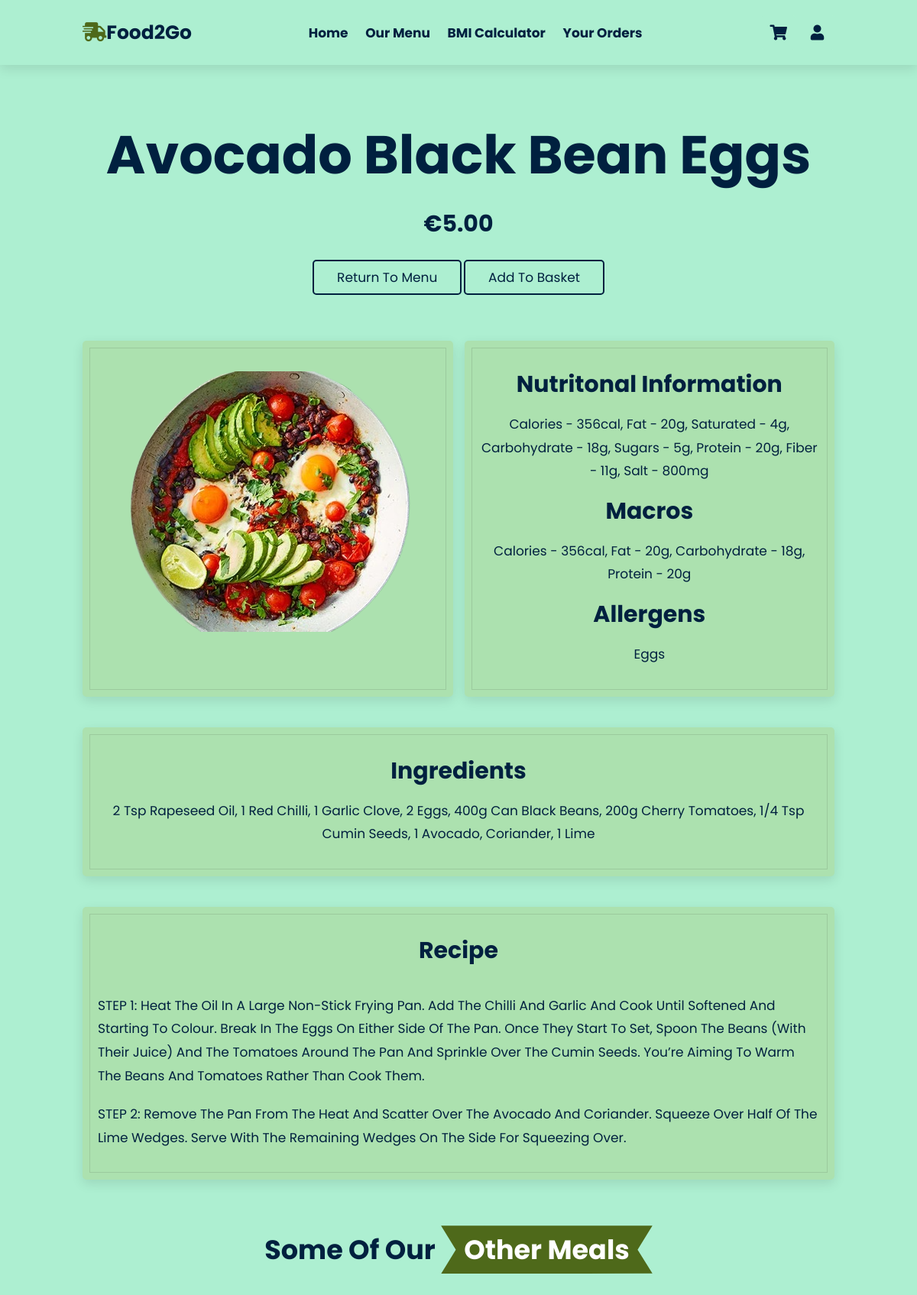
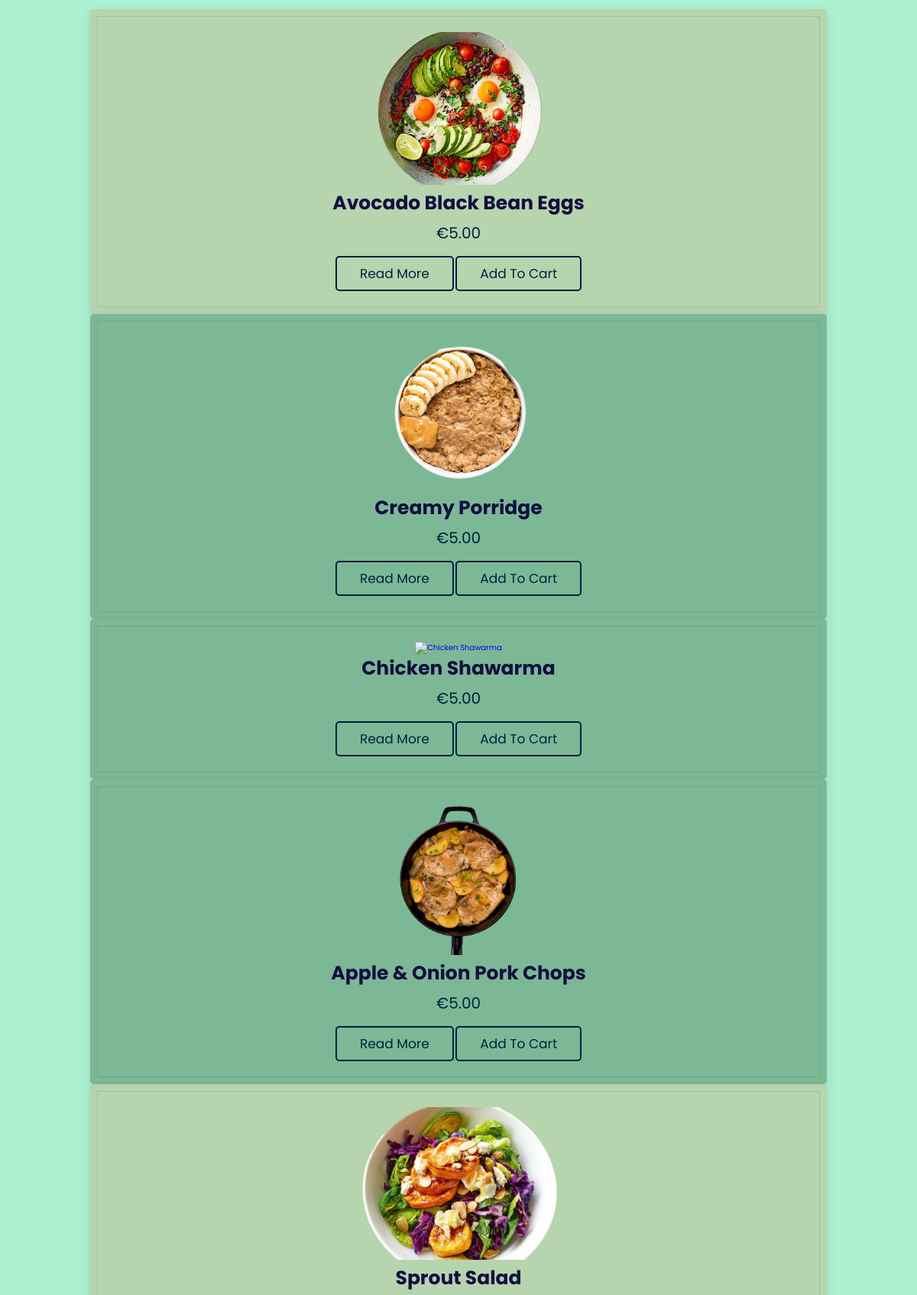
Page /products/8 (upper part) on the committed database (2 pictures, top to bottom).
### f2gshop/models.py (models this page shows)
class Product(models.Model):
    id = models.AutoField(primary_key=True)
    name = models.CharField(max_length=200, null=False)
    description = models.TextField(null=True)
    ingredients = models.TextField(null=True)
    nutritional_information = models.TextField(null=True)
    macros = models.TextField(null=True)
    allergens = models.TextField(null=True)
    recipe = models.TextField(null=True)
    price = models.DecimalField(max_digits=6 , decimal_places=2, default=0.0) # 9999.99
    image = models.FileField(upload_to='products', null=True)

### f2gshop/views.py (the view)
# urls.py: path('products/<int:prodid>', views.foodproducts, name = "foodproducts"),
def foodproducts(request, prodid):
    product = Product.objects.get(id=prodid)
    recipe_steps = product.recipe.split("=")
    return render(request, 'foodproducts.html', {'product': product, 'recipe_steps': recipe_steps})

### f2gshop/templates/foodproducts.html (shortened to what this page needs)
{% load static %}
<!DOCTYPE html>
<html lang="en">
<head>
    <link rel="stylesheet" href="https://unpkg.com/swiper@7/swiper-bundle.min.css" />
    <link rel="stylesheet" href="https://cdnjs.cloudflare.com/ajax/libs/font-awesome/5.15.4/css/all.min.css">
    <link rel="stylesheet" href="{% static 'css/foodproducts.css' %}">
</head>
<body>
    <header class="header">
        <a href="/" class="logo"><i class="fas fa-shipping-fast"></i>Food2Go</a>
        <nav class="navbar">
            <a href="/">home</a>
            <a href="/ourmenu">our menu</a>
            <a href="/bmi">BMI calculator</a>
            <a href="/previous_orders">your orders</a>
        </nav>
        <div class="icons">
            <div class="fas fa-shopping-cart" id="cart-btn"></div>
            <div class="fas fa-user" id="login-btn"></div>
        </div>
    </header>
    <section class="home" id="home">
        <div class="content">
            <h3>{{product.name}}</h3>
            <p style="font-size:3rem; font-weight:bold;">€{{product.price}}</p>
            <a href="/ourmenu" class="btn">Return to Menu</a>
            <a href="/addbasket/{{product.id}}" class="btn">Add to basket</a>
        </div>
    </section>
    <section class="fooditem" id="fooditem">
        <div class="box-container">
            <div class="box">
                <img src="{{product.image.url}}" />
            </div>
            <div class="box1">
                <h3>Nutritonal Information</h3>
                <p>{{product.nutritional_information}}</p>
                <h3>Macros</h3>
                <p>{{product.macros}}</p>
                <h3>Allergens</h3>
                <p>{{product.allergens}}</p>
            </div>
        </div>
    </section>
    <section class="fooditem" id="fooditem">
        <div class="box-container">
            <div class="box">
                <h3>Ingredients</h3>
                <p>{{product.ingredients}}</p>
            </div>
        </div>
    </section>
    <section class="fooditem" id="fooditem">
         <div class="box-container">
            <div class="box">
                <h3>Recipe</h3>
                {% for step in recipe_steps %}
                <ol>{{ step }}</ol>
                {% endfor %}
            </div>
        </div>
    </section>
    <section class="products" id="products">
        <h1 class="heading"> some of our <span>other meals</span> </h1>
        <div class="swiper product-slider">
            <div class="swiper-wrapper">
                <div class="swiper-slide box" style="background: #b6d4ae">
                    <a href="/products/8"><img src="{% static 'img/avocado_blackbean_eggs.png' %}" alt="Avocado & Black Bean Eggs"></a>
                    <h3>Avocado Black Bean Eggs</h3>
                    <p style="font-size: 2rem; color:#00203fff; padding:.5rem 0;">€{{product.price}}</p>
                    <a href="/products/8" class="btn">read more</a>
                    <a href="/addbasket/{{8}}" class="btn">add to cart</a>
                </div>
                <div class="swiper-slide box" style="background: #7cb896;">
                    <a href="/products/11"><img src="{% static 'img/Creamy-Oatmeal-Porridge-with-Banana-and-Peanut-Butter.png' %}" alt="Creamy Porridge"></a>
                    <h3>Creamy Porridge</h3>
                    <p style="font-size: 2rem; color:#00203fff; padding:.5rem 0;">€{{product.price}}</p>
                    <a href="/products/11" class="btn">read more</a>
                    <a href="/addbasket/{{11}}" class="btn">add to cart</a>
                </div>
                <div class="swiper-slide box" style="background: #7cb896;">
                    <a href="/products/24"><img src="{% static 'img/Chicken-Shawarma-Salad.png' %}" alt="Chicken Shawarma"></a>
                    <h3>Chicken Shawarma</h3>
                    <p style="font-size: 2rem; color:#00203fff; padding:.5rem 0;">€{{product.price}}</p>
                    <a href="/products/24" class="btn">read more</a>
                    <a href="/addbasket/{{24}}" class="btn">add to cart</a>
                </div>
                <div class="swiper-slide box" style="background: #7cb896;">
                    <a href="/products/34"><img src="{% static 'img/appleporkchops.png' %}" alt="Apple & Onion Pork Chops"></a>
                    <h3>Apple & Onion Pork Chops</h3>
                    <p style="font-size: 2rem; color:#00203fff; padding:.5rem 0;">€{{product.price}}</p>
                    <a href="/products/34" class="btn">read more</a>
                    <a href="/addbasket/{{34}}" class="btn">add to cart</a>
                </div>
                <div class="swiper-slide box" style="background: #b6d4ae">
                    <a href="/products/17"><img src="{% static 'img/honeyed-sweet-potato-almond-and-sprout-salad.png' %}" alt="Sprout Salad"></a>
                    <h3>Sprout Salad</h3>
                </div>
            </div>
        </div>
    </section>
</body>
</html>

### f2gshop/static/css/foodproducts.css (style rules this page uses)
:root { --black:#130f40; --mint: #adefd1ff; --dark-green:#4e691a; --dark-blue:#00203fff ; --box-shadow:0 .5rem 1.5rem rgba(0,0,0,.1); --border:.2rem solid rgba(0,0,0,.1); --outline:.1rem solid rgba(0,0,0,.1); --outline-hover:.2rem solid var(--black); }
* { font-family: 'Poppins', sans-serif; margin:0; padding:0; box-sizing: border-box; outline: none; border:none; text-decoration: none; text-transform: capitalize; transition: all .2s linear; }
html { font-size: 62.5%; overflow-x: hidden; scroll-behavior: smooth; scroll-padding-top: 7rem; }
body { background:var(--mint); }
section { padding:2rem 9%; }
.heading { text-align: center; padding:2rem 0; padding-bottom: 3rem; font-size: 3.5rem; color:var(--dark-blue); }
.heading span { background: var(--dark-green); color:#fff; display: inline-block; padding:.5rem 3rem; clip-path: polygon(100% 0, 93% 50%, 100% 99%, 0% 100%, 7% 50%, 0% 0%); }
.btn { margin-top: 1rem; display: inline-block; padding:.8rem 3rem; font-size: 1.7rem; border-radius: .5rem; border:.2rem solid var(--dark-blue); color:var(--dark-blue); cursor: pointer; background: none; }
.header { position: fixed; top:0; left:0; right: 0; z-index: 1000; display: flex; align-items: center; justify-content: space-between; padding:2rem 9%; background:var(--mint); box-shadow: var(--box-shadow); }
.header .logo { font-size: 2.5rem; font-weight: bolder; color:var(--dark-blue); }
.header .logo i { color:var(--dark-green); }
.header .navbar a { font-size: 1.7rem; font-weight: bolder; margin:0 1rem; color:var(--dark-blue); }
.header .icons div { height: 4.5rem; width: 4.5rem; line-height: 4.5rem; border-radius: .5rem; background: var(--mint); color:var(--dark-blue); font-size: 2rem; margin-left: .3rem; cursor: pointer; text-align: center; }
.home { display: flex; align-items: center; justify-content: center; background-position: center; background-size: cover; padding-top: 15rem; padding-bottom: 4rem; }
.home .content { text-align: center; width:100rem; }
.home .content h3 { color:var(--dark-blue); font-size: 7rem; }
.home .content p { color:var(--dark-blue); font-size: 1.7rem; padding:1rem 0; line-height: 1.8; }
.fooditem .box-container { display: grid; grid-template-columns: repeat(auto-fit, minmax(26rem, 1fr)); gap:1.5rem; }
.fooditem .box-container .box { padding:3rem 2rem; border-radius: .5rem; background:#ACE1AF; box-shadow: var(--box-shadow); outline:var(--outline); outline-offset: -1rem; text-align: center; }
.fooditem .box-container .box img { margin:1rem 0; height:15rem; max-width: 100%; height: auto; object-fit: cover; transition: .2s linear; }
.fooditem .box-container .box h3 { font-size: 3rem; color:var(--dark-blue); line-height: 1.8; }
.fooditem .box-container .box p { font-size: 1.7rem; color:var(--dark-blue); line-height: 1.8; padding:1rem 0; }
.fooditem .box-container .box1 { padding:3rem 2rem; border-radius: .5rem; background: #ACE1AF; box-shadow: var(--box-shadow); outline:var(--outline); outline-offset: -1rem; text-align: center; }
.fooditem .box-container .box1 h3 { font-size: 3rem; color:var(--dark-blue); line-height: 1.8; }
.fooditem .box-container .box1 p { font-size: 1.7rem; color:var(--dark-blue); line-height: 1.8; padding:1rem 0; }
.fooditem .box-container .box ol { font-size: 1.7rem; color:var(--dark-blue); line-height: 1.8; text-align: left; padding:1rem 0; }
.products .product-slider { padding:1rem; }
.products .product-slider .box { background: #fff; border-radius: .5rem; text-align: center; padding:3rem 2rem; outline-offset: -1rem; outline: var(--outline); box-shadow: var(--box-shadow); transition: .2s linear; }
.products .product-slider .box img { height:20rem; }
.products .product-slider .box h3 { font-size: 2.5rem; color:var(--black); }

### rows in the picture
Product: name "Avocado Black Bean Eggs", price "5.00", image (picture), nutritional_information "Calories - 356cal, Fat - 20g, Saturated - 4g, Carbohydrate - 18g, Sugars - 5g, Protein - 20g, Fiber - 11g, Salt - 800mg", macros "Calories - 356cal, Fat - 20g, Carbohydrate - 18g, Protein - 20g", allergens "Eggs", ingredients "2 Tsp Rapeseed Oil, 1 Red Chilli, 1 Garlic Clove, 2 Eggs, 400g Can Black Beans, 200g Cherry Tomatoes, 1/4 Tsp Cumin Seeds, 1 Avocado, Coriander, 1 Lime"

### other values in the picture
{{ step }} "STEP 2: Remove The Pan From The Heat And Scatter Over The Avocado And Coriander. Squeeze Over Half Of The Lime Wedges. Serve With The Remaining Wedges On The Side For Squeezing Over."
